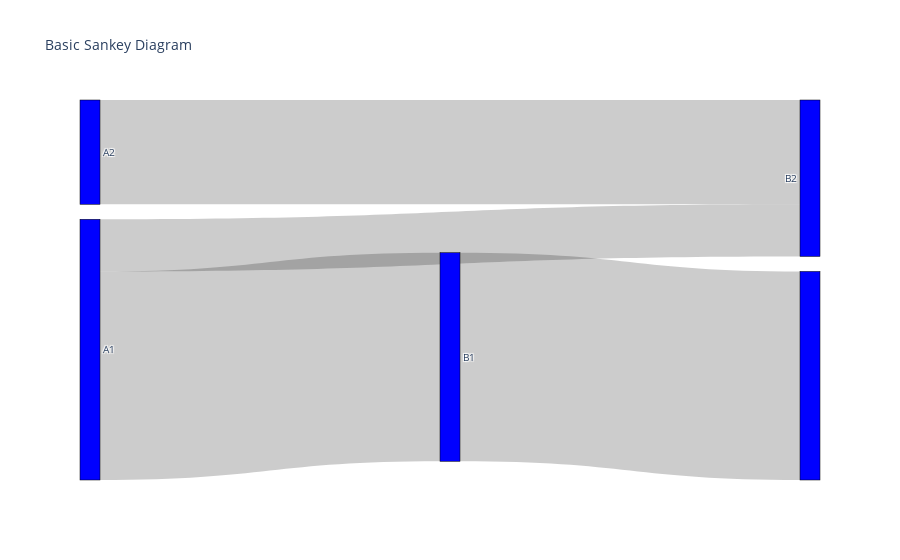

The notebook cell this image was saved under:
### Code cell
fig = go.Figure(data=[go.Sankey(
    node = dict(
      pad = 15,
      thickness = 20,
      line = dict(color = "black", width = 0.5),
      label = ["A1", "A2", "B1", "B2"],
      color = "blue"
    ),
    link = dict(
      source = [0, 1, 0, 2], # indices correspond to labels, eg A1, A2, A1, B1, ...
      target = [2, 3, 3, 4],
      value = [8, 4, 2, 8]
  ))])

fig.update_layout(title_text="Basic Sankey Diagram", font_size=10)
fig.show()

### Figure 1 — Plotly figure (JSON) as saved in the notebook; plotly's stock layout.template omitted (floating-point values rounded to 4 significant figures)
{"data": [{"link": {"source": [0, 1, 0, 2], "target": [2, 3, 3, 4], "value": [8, 4, 2, 8]}, "node": {"color": "blue", "label": ["A1", "A2", "B1", "B2"], "line": {"color": "black", "width": 0.5}, "pad": 15, "thickness": 20}, "type": "sankey"}], "layout": {"font": {"size": 10}, "title": {"text": "Basic Sankey Diagram"}}}
